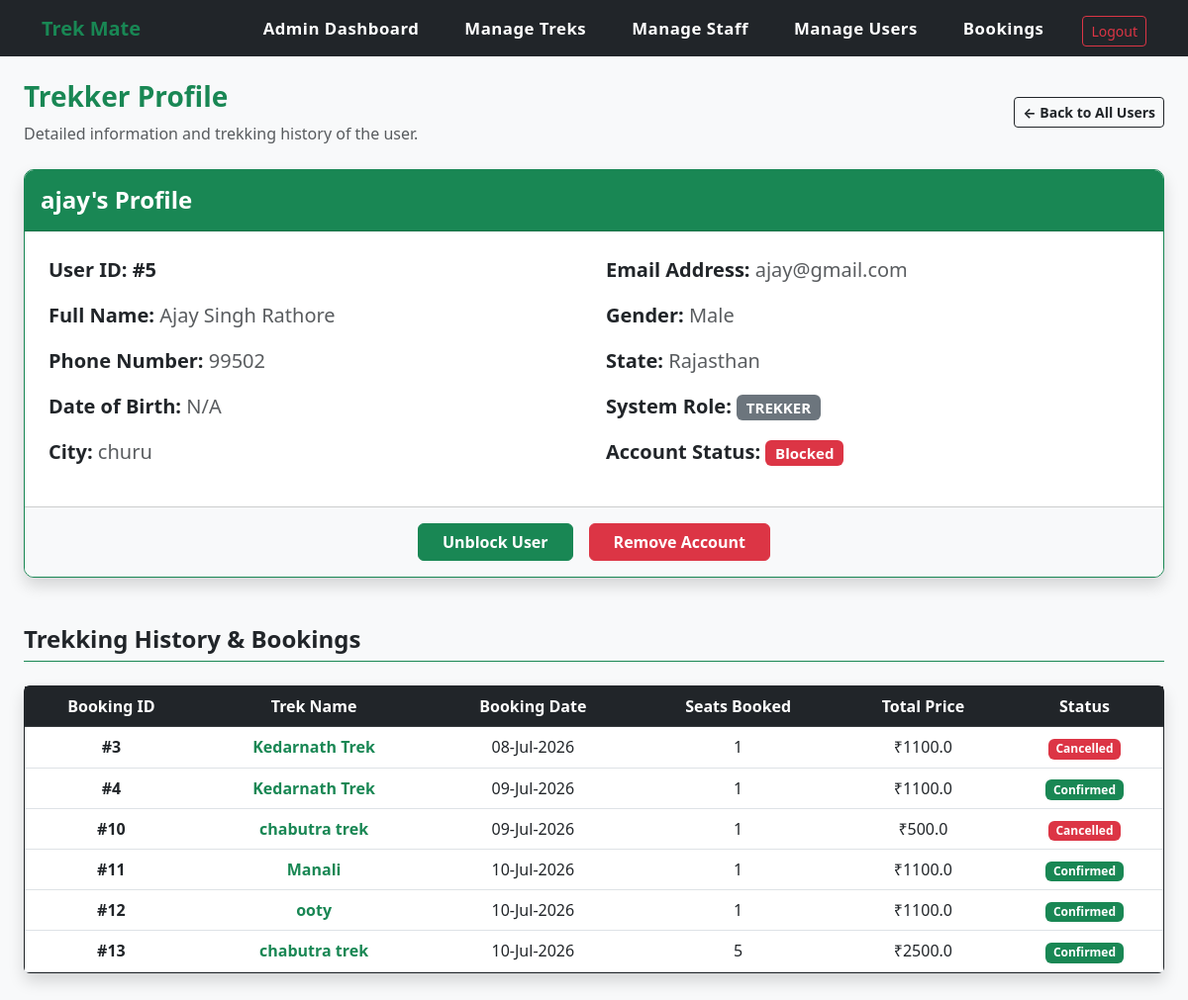
Screenshot of /admin/view_user_profile/5 (signed in) with the database file from the repository.
### app.py (models this page shows)
class User(db.Model):
    __tablename__ = 'trekmate_user'
    id = db.Column(db.Integer, primary_key=True)
    username = db.Column(db.String(60), unique=True, nullable=False)
    email = db.Column(db.String(100), unique=True, nullable=False)
    password = db.Column(db.String(120), nullable=False)
    role = db.Column(db.String(10), nullable=False, default='trekker')  # 'trekker' or 'staff'
    status = db.Column(db.String(15), default='Active')  # 'active' or 'blacklisted'
    full_name = db.Column(db.String(120))
    phone_number = db.Column(db.String(20), default="")
    gender = db.Column(db.String(10))
    date_of_birth = db.Column(db.Date)
    city = db.Column(db.String(50))
    state = db.Column(db.String(50))
    bio = db.Column(db.Text, default="")
    staff_profile = db.relationship('StaffProfile', backref='user', uselist=False, cascade="all, delete-orphan")
    bookings = db.relationship('Booking', backref='user', lazy=True)

class Booking(db.Model):
    __tablename__ = 'trekmate_booking'
    id = db.Column(db.Integer, primary_key=True)
    trek_id = db.Column(db.Integer, db.ForeignKey('trekmate_treks.id'), nullable=False)
    user_id = db.Column(db.Integer, db.ForeignKey('trekmate_user.id'), nullable=False)
    seats_booked = db.Column(db.Integer, nullable=False)
    total_price = db.Column(db.Float, nullable=False)
    booking_date = db.Column(db.DateTime, default=datetime.utcnow)
    booking_status = db.Column(db.String(15), default='Booked')  # Status can be 'Booked', 'Cancelled', or 'Completed'
    payment_status = db.Column(db.String(15), default='Pending')  # Payment status can be 'Pending', 'Paid', or 'Failed'

class Trek(db.Model):
    __tablename__ = 'trekmate_treks'
    id = db.Column(db.Integer, primary_key=True)
    name = db.Column(db.String(100), nullable=False)
    location = db.Column(db.String(100), nullable=False)
    state = db.Column(db.String(50), nullable=False)
    country = db.Column(db.String(50), nullable=False, default='India')
    description = db.Column(db.Text, nullable=True)
    duration = db.Column(db.Integer, nullable=False)
    difficulty = db.Column(db.String(20), nullable=False)
    available_slots = db.Column(db.Integer, nullable=False)
    price = db.Column(db.Float, nullable=False, default=0.0)
    status = db.Column(db.String(15), nullable=False, default='upcoming')
    start_date = db.Column(db.Date, nullable=False)
    end_date = db.Column(db.Date, nullable=False)
    assigned_staff = db.Column(db.String(100), nullable=True)  # Optional field to store staff name or ID
    staff_id = db.Column(db.Integer, db.ForeignKey('trekmate_staff.id'))
    bookings = db.relationship('Booking', backref='trek', lazy=True)

### app.py (the view)
@app.route("/admin/view_user_profile/<int:user_id>")
def view_user_profile(user_id):
    if session.get('user_id') == None or session.get('role') != 'admin':
        return redirect(url_for('login'))
    user = User.query.get(user_id)
    if user:
        return render_template("user_profile.html", user=user)# here we call user_profile and send users data
    else:
        flash("User not found !", "danger")
        return redirect(url_for('manage_users'))

### templates/user_profile.html
{% extends 'base.html' %}
{% block content %}
<div class="row mb-4 align-items-center">
    <div class="col-md-8">
        <h3 class="text-success fw-bold">Trekker Profile</h3>
        <p class="text-muted mb-0">Detailed information and trekking history of the user.</p>
    </div>
    <div class="col-md-4 text-end">
        <a href="{{ url_for('manage_users') }}" class="btn btn-outline-dark btn-sm fw-bold">← Back to All Users</a>
    </div>
</div>
<div class="card shadow border-success mb-5" style="border-radius: 10px; overflow: hidden;">
    <div class="card-header bg-success text-white py-3 d-flex align-items-center">
        <h4 class="mb-0 fw-bold">{{ user.username }}'s Profile</h4>
    </div>
    <div class="card-body p-4">
        <div class="row fs-5">
            <div class="col-md-6 mb-3 mb-md-0">
                <p class="mb-3"><strong>User ID:</strong> <span class="fw-bold text-dark">#{{ user.id }}</span></p>
                <p class="mb-3"><strong>Full Name:</strong> <span class="text-muted">{{ user.full_name | default('N/A') }}</span></p>
                <p class="mb-3"><strong>Phone Number:</strong> <span class="text-muted">{{ user.phone_number | default('N/A') }}</span></p>
                <p class="mb-3"><strong>Date of Birth:</strong> <span class="text-muted">{{ user.dob | default('N/A') }}</span></p>
                <p class="mb-3"><strong>City:</strong> <span class="text-muted">{{ user.city | default('N/A') }}</span></p>
            </div>
            <div class="col-md-6">
                <p class="mb-3"><strong>Email Address:</strong> <span class="text-muted">{{ user.email }}</span></p>
                <p class="mb-3"><strong>Gender:</strong> <span class="text-muted">{{ user.gender | default('N/A') }}</span></p>
                <p class="mb-3"><strong>State:</strong> <span class="text-muted">{{ user.state | default('N/A') }}</span></p>
                <p class="mb-3"><strong>System Role:</strong> <span class="badge bg-secondary text-uppercase">{{ user.role }}</span></p>
                <p class="mb-3"><strong>Account Status:</strong>
                    {% if user.status == 'Blocked' %}
                        <span class="badge bg-danger">Blocked</span>
                    {% else %}
                        <span class="badge bg-success">Active</span>
                    {% endif %}
                </p>
            </div>
        </div>
    </div>
    <div class="card-footer bg-light text-center py-3">
        <div class="d-flex justify-content-center gap-3">
            {% if user.status == 'Blocked' %}
                <a href="{{ url_for('unblock_user', user_id=user.id) }}" class="btn btn-success fw-bold px-4">Unblock User</a>
            {% else %}
                <a href="{{ url_for('block_user', user_id=user.id) }}" class="btn btn-warning fw-bold px-4">Block User</a>
            {% endif %}
            <a href="{{ url_for('remove_user', user_id=user.id) }}" class="btn btn-danger fw-bold px-4" onclick="return confirm('Are you sure you want to permanently delete this user account?');">Remove Account</a>
        </div>
    </div>
</div>
<div class="mt-5 mb-5">
    <h4 class="text-dark fw-bold border-bottom border-success pb-2 mb-4">
        Trekking History & Bookings
    </h4>
    <div class="card shadow border-dark">
        <div class="card-body p-0 table-responsive">
            {% if user.bookings %}
                <table class="table table-hover mb-0 text-center align-middle">
                    <thead class="table-dark">
                        <tr>
                            <th>Booking ID</th>
                            <th>Trek Name</th>
                            <th>Booking Date</th>
                            <th>Seats Booked</th>
                            <th>Total Price</th>
                            <th>Status</th>
                        </tr>
                    </thead>
                    <tbody>
                        {% for booking in user.bookings %}
                        <tr>
                            <td class="fw-bold">#{{ booking.id }}</td>
                            <td class="text-success fw-bold">{{ booking.trek.name }}</td>
                            <td>{{ booking.booking_date.strftime('%d-%b-%Y') }}</td>
                            <td>{{ booking.seats_booked }}</td>
                            <td>₹{{ booking.total_price }}</td>
                            <td>
                                {% if booking.booking_status == 'Cancelled' %}
                                    <span class="badge bg-danger">{{ booking.booking_status }}</span>
                                {% else %}
                                    <span class="badge bg-success">{{ booking.booking_status }}</span>
                                {% endif %}
                            </td>
                        </tr>
                        {% endfor %}
                    </tbody>
                </table>
            {% else %}
                <div class="alert alert-light text-center m-3 p-4 border text-muted">
                    <h5 class="fw-bold mb-1">No Bookings Found</h5>
                    <p class="mb-0">This user has not booked any treks yet.</p>
                </div>
            {% endif %}
        </div>
    </div>
</div>
{% endblock %}

### rows the page displays
User: username "ajay", id "5", full_name "Ajay Singh Rathore", phone_number "99502", city "churu", email "ajay@gmail.com", gender "Male", state "Rajasthan", role "TREKKER"
Booking: id "3", trek.name "Kedarnath Trek", booking_date "08-Jul-2026", seats_booked "1", total_price "1100.0", booking_status "Cancelled"
Booking: id "4", trek.name "Kedarnath Trek", booking_date "09-Jul-2026", seats_booked "1", total_price "1100.0", booking_status "Confirmed"
Booking: id "10", trek.name "chabutra trek", booking_date "09-Jul-2026", seats_booked "1", total_price "500.0", booking_status "Cancelled"
Booking: id "11", trek.name "Manali", booking_date "10-Jul-2026", seats_booked "1", total_price "1100.0", booking_status "Confirmed"
Booking: id "12", trek.name "ooty", booking_date "10-Jul-2026", seats_booked "1", total_price "1100.0", booking_status "Confirmed"
Booking: id "13", trek.name "chabutra trek", booking_date "10-Jul-2026", seats_booked "5", total_price "2500.0", booking_status "Confirmed"

### other values shown
{{ user.dob | default('N/A') }} "N/A"
